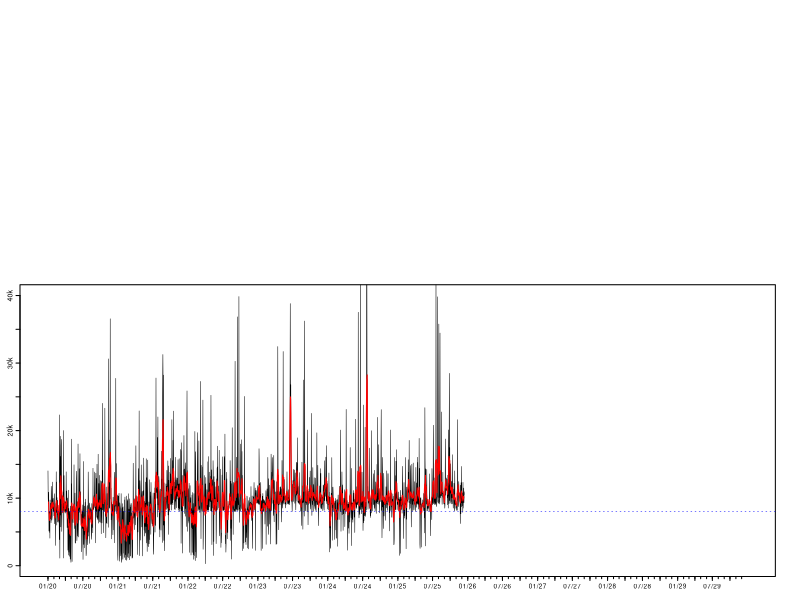

This chart was generated by the following R code: (Note: this script raises an error after producing the figure.)
##### Load libraries and initialise data ------------------------------------------------------------------

# Load libraries
library(tidyverse)
library(zoo)
library(grid)
library(gridBase)

# Set working directory
setwd("~/GitHub/CountingSteps")

# Load in step data
data <- read.csv("Data/StepData.csv")

# Format date objects
names(data)[1] <- "Year"
data <- mutate(data, Date = as.Date(paste(Month, Day, Year, sep = "/"), "%m/%d/%Y"))





##### Plot distribution of daily step counts --------------------------------------------------------------

# Function to generate histogram
hPlot <- function(){
  par(lwd = 0.5)
  histColours <-  c(colorRampPalette(c("red4", "red"), 0.5)(8), 
                    colorRampPalette(c("green", "green4"))(8), rep("green4", 24))
  h <- hist(data$Steps, breaks = seq(0, 40000, by = 1000), plot = FALSE)
  h$density <- h$counts/sum(h$counts)*100
  plot(h, freq = FALSE, xlab = "", xaxt = "n",
       ylab = "", yaxt = "n", col = histColours, main = "", ylim = c(0, 30))
  axis(side = 1, at = seq(0, 40000, by = 5000), labels = c("0", "", "10k", "", "20k", "", "30k", "", "40k"))
  axis(side = 2, at = seq(0, 30, by = 5), labels = c("0%", "", "10%", "", "20%", "", "30%"),
       mgp = c(0, 0.17, 0))
  abline(v = 8000, col = "blue", lty = 3, lwd = 0.5)
  box(lwd = 1)}





##### Plot moving average and daily counts ----------------------------------------------------------------

# Function to generate time series plot
tPlot <- function(){
  plot(data$Date, data$Steps, type = "l", ylim = c(0, 40000), xlab = "", xaxt = "n",
       ylab = "", yaxt = "n", lwd = 0.5)
  axis.Date(1, at = seq(min(data$Date), max(data$Date), by = "3 mon"), format = "%m/%y", cex.axis = 0.38)
  axis.Date(1, at = seq(min(data$Date), max(data$Date), by = "1 mon"), labels = FALSE, tcl = -0.11)
  axis(side = 2, at = seq(0, 40000, by = 5000), labels = c("0", "", "10k", "", "20k", "", "30k", "", "40k"),
       mgp = c(0, 0.17, 0))
  lines(data$Date, rollmean(data$Steps, 7, fill = list(NA, NULL, NA)), col = "red", lwd = 1)
  abline(h = 8000, col = "blue", lty = 3, lwd = 0.5)}





##### Get overall step count stats ------------------------------------------------------------------------

# Get longest goal streak
goalStreak <- rle(data$Steps >= 8000)
goalStreak <- max(goalStreak$lengths[goalStreak$values == TRUE])

# Calculate total steps, total distance, and average daily steps
# Also calculate rate that goal is met; include longest goal streak
stepStats <- c(sum(data$Steps),
               round(sum(data$Steps)*0.427/1000, 0),
               round(mean(data$Steps), 0),
               round(length(data$Steps[data$Steps >= 8000])/nrow(data)*100, 2),
               goalStreak)

# Get total and mean step count, goal rate over last 30 days
data30 <- data[(nrow(data)-30):nrow(data), ]
step30Stats <- c(sum(data30$Steps),
                 round(mean(data30$Steps), 0),
                 round(length(data30$Steps[data30$Steps >= 8000])/nrow(data30)*100, 2))





##### Combine plots into a single canvas ------------------------------------------------------------------

# Prepare graphics device
tiff(filename = "StepData.tif", width = 3304, height = 2272, units = "px", res = 800, compression = "lzw")

# Create blank page
grid.newpage()
plot.new()

# Set grid layout and activate it
gly <- grid.layout(800, 1200)
pushViewport(viewport(layout = gly))

# Plot step count time series
pushViewport(vp = viewport(layout.pos.row = 370:790, layout.pos.col = 1:1175))
par(fig = gridFIG(), mar = c(0.8, 1, 0.4, 0.4), cex.axis = 0.42, tcl = -0.2, mgp = c(0, -0.2, 0))
par(new = TRUE)
tPlot()
popViewport()

# Plot step count histogram
pushViewport(vp = viewport(layout.pos.row = 15:350, layout.pos.col = 1:700))
par(fig = gridFIG(), mar = c(0.3, 1, 0.4, 0.4), cex.axis = 0.42, tcl = -0.2, mgp = c(0, -0.2, 0))
par(new = TRUE)
hPlot()
popViewport()

# Create figure labels
grid.text(label = c("Daily Step Count", "(Distribution)", "Daily Step Count", "(Time Series)"),
          x = c(0.549, 0.549, 0.061, 0.061), y = c(0.932, 0.915, 0.488, 0.471),
          hjust = c(1, 1, 0, 0), gp = gpar(cex = 0.3))

# Create legend (top)
grid.text(label = c("Above Goal", "Below Goal"),
          x = rep(0.486, 2), y = c(0.882, 0.865),
          hjust = 0, gp = gpar(cex = 0.3))
grid.rect(x = rep(0.476, 2), y = c(0.882, 0.865),
          width = rep(0.008, 2), height = rep(0.010, 2),
          gp = gpar(col = c("green", "red"), fill = c("green", "red")))

# Create legend (bottom)
grid.text(label = c("Daily Count", "7-Day Average", "Daily Goal"),
          x = rep(0.085, 3), y = c(0.440, 0.423, 0.408),
          hjust = 0, gp = gpar(cex = 0.3))
grid.segments(x0 = rep(0.061, 3), y0 = c(0.443, 0.426, 0.411),
              x1 = rep(0.081, 3), y1 = c(0.443, 0.426, 0.411),
              gp = gpar(col = c("black", "red", "blue"), lty = c(1, 1, 3), lwd = 0.5))

# Summary stats
grid.text(label = c(paste0(stepStats[2], " km"), "Total Distance",
                    paste0(stepStats[1]), "Total Steps",
                    paste0(stepStats[3]), "Average Daily Steps",
                    paste0(sprintf(stepStats[4], fmt = "%#.2f"), "%"), "Goal Success Rate",
                    paste0(stepStats[5], " days"), "Longest Goal Streak",
                    paste0(step30Stats[1]), "30-day Total Steps",
                    paste0(step30Stats[2]), "30-day Average Daily Steps",
                    paste0(sprintf(step30Stats[3], fmt = "%#.2f"), "%"), "30-day Goal Success Rate"),
          x = rep(c(0.605, 0.709), 8), rep(c(seq(0.946, 0.755, length.out = 5),
                                             seq(0.695, 0.597, length.out = 3)), each = 2), hjust = 0,
          gp = gpar(cex = 0.5, col = c(rep(c("blue", "black"), 5), rep(c("purple", "black"), 3))))
grid.segments(x0 = 0.605, y0 = 0.725, x1 = 0.958, y1 = 0.725, gp = gpar(lwd = 0.65))

# Deactivate grid layout; finalise graphics save
popViewport()
dev.off()
